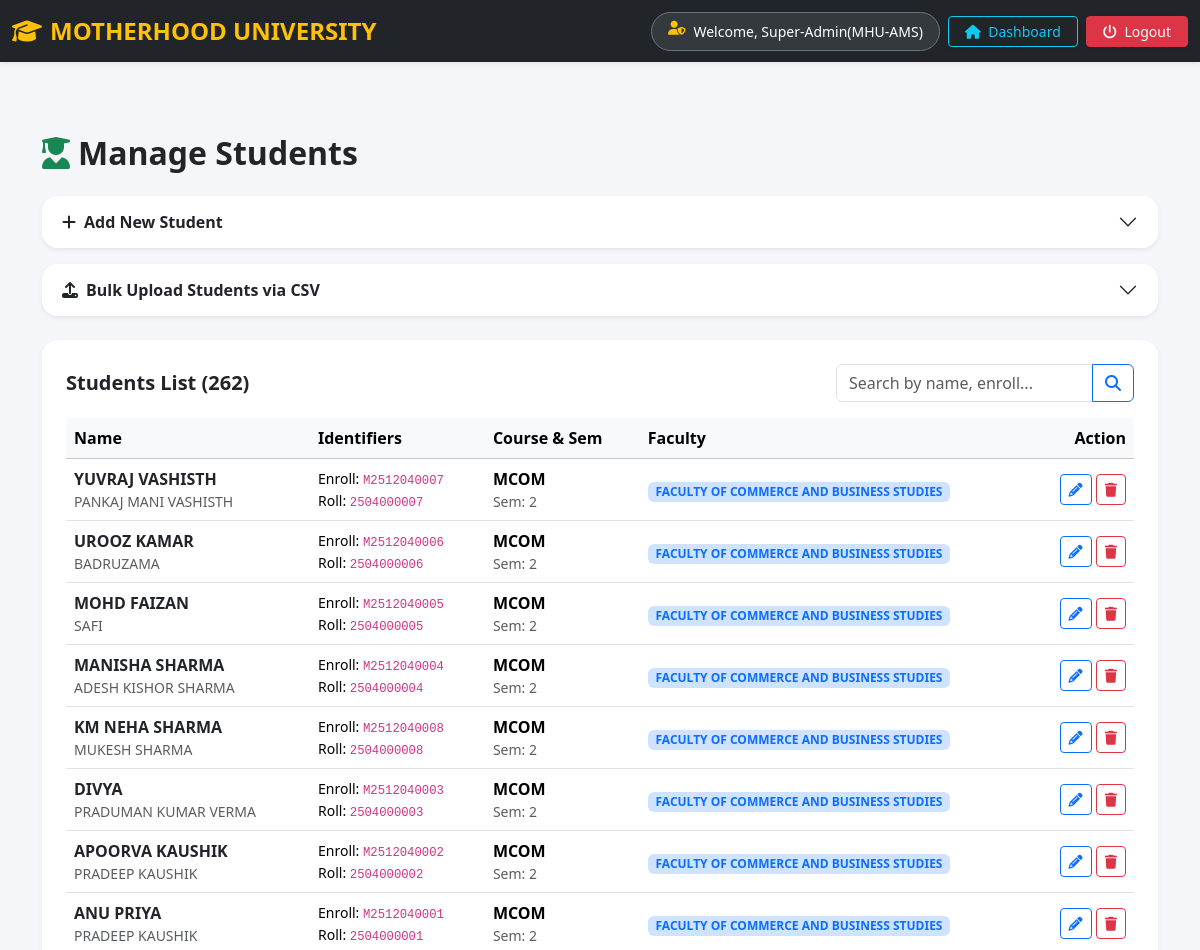
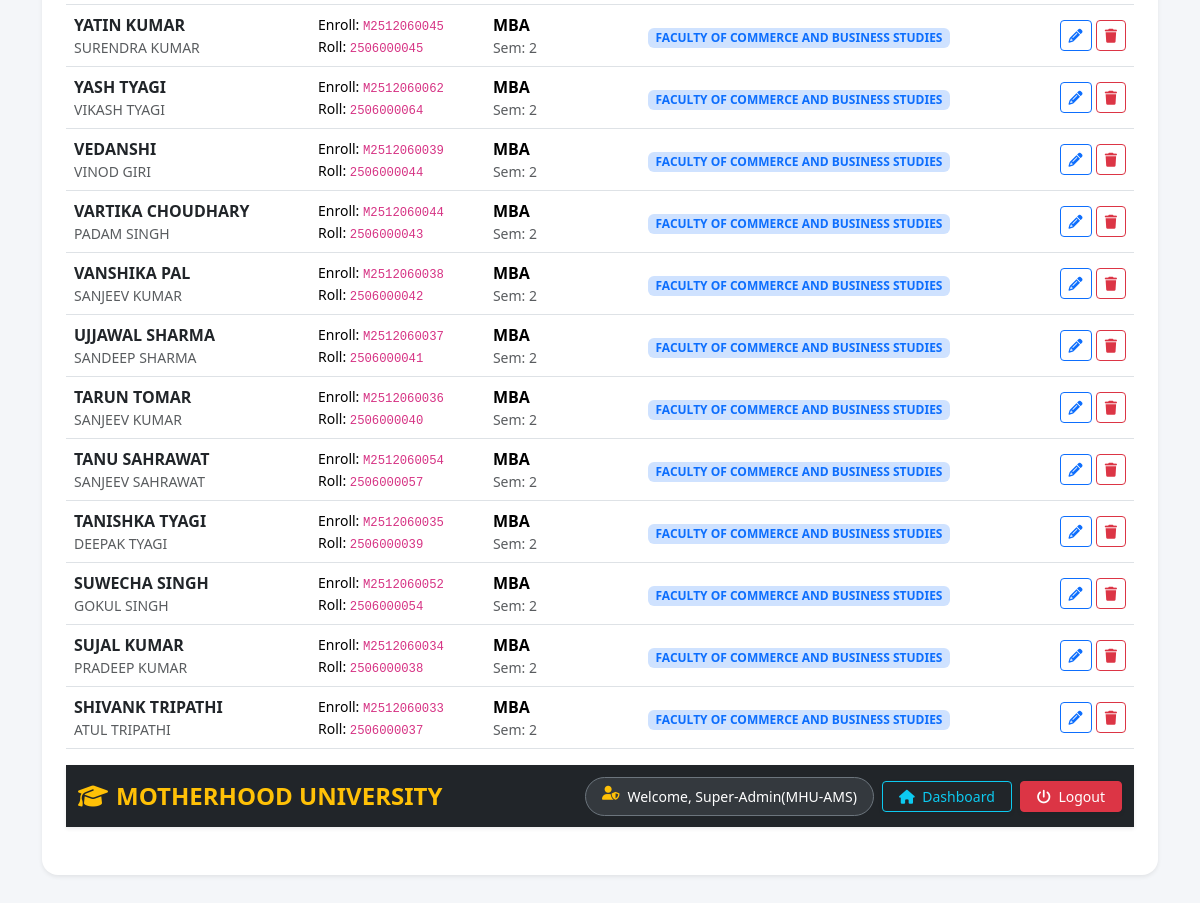
/admin/manage_students.php (signed in), run on the app's committed database (2 pictures, top to bottom).
### tables this page shows
CREATE TABLE `students` (
  `id` int(11) NOT NULL,
  `name` varchar(122) NOT NULL,
  `father_name` varchar(77) NOT NULL,
  `roll_number` varchar(122) NOT NULL,
  `enrollment_number` varchar(100) DEFAULT NULL,
  `faculty` varchar(111) NOT NULL,
  `course` varchar(111) NOT NULL,
  `section` varchar(11) NOT NULL,
  `year` int(11) NOT NULL,
  `sem` int(11) NOT NULL,
  `date_of_admission` date NOT NULL,
  `session` varchar(11) NOT NULL
);

### admin/manage_students.php (the view, shortened to what this page needs)
<?php
include "../db_connect.php";
$limit = 20;
$page = isset($_GET['page']) ? (int) $_GET['page'] : 1;
$offset = ($page - 1) * $limit;
$search_query = "";
$search_term = "";
$count_res = $conn->query("SELECT COUNT(id) as total FROM students $search_query");
$total_records = $count_res->fetch_assoc()['total'];
$total_pages = ceil($total_records / $limit);
$students_res = $conn->query("SELECT * FROM students $search_query ORDER BY id DESC LIMIT $limit OFFSET $offset");
$courses_res = $conn->query("SELECT DISTINCT course_name FROM courses_list ORDER BY course_name ASC");
$faculties_res = $conn->query("SELECT DISTINCT faculty_full_name FROM faculty ORDER BY faculty_full_name ASC");
$edit_data = null;
?>
<!doctype html>
<html lang="en">
<head>
    <link href="https://cdn.jsdelivr.net/npm/bootstrap@5.3.8/dist/css/bootstrap.min.css" rel="stylesheet">
    <link rel="stylesheet" href="https://cdnjs.cloudflare.com/ajax/libs/font-awesome/6.5.1/css/all.min.css" />
</head>
<body>
    <?php include 'admin_navbar.php'; ?>
    <main class="container py-5">
        <h2 class="fw-bold text-dark mb-4"><i class="fa-solid fa-user-graduate text-success me-2"></i>Manage Students
        </h2>
        <?php if ($edit_data):  ?>
            <div class="card border-0 shadow-sm p-4 rounded-4 bg-white mb-4">
                <div class="d-flex justify-content-between align-items-center mb-3">
                    <h5 class="fw-bold mb-0"><i class="fa-solid fa-pencil text-primary me-2"></i>Edit Student Record</h5>
                    <a href="manage_students.php" class="btn btn-sm btn-outline-secondary rounded-pill"><i
                            class="fa-solid fa-xmark me-1"></i> Cancel Edit</a>
                </div>
                <form method="POST" action="manage_students.php">
                    <input type="hidden" name="student_id" value="<?= $edit_data['id'] ?>">
                    <div class="mb-3"><label class="form-label small fw-semibold">Student Name *</label><input type="text"
                            name="student_name" class="form-control" value="<?= htmlspecialchars($edit_data['name']) ?>"
                            required></div>
                    <div class="mb-3"><label class="form-label small fw-semibold">Father's Name</label><input type="text"
                            name="father_name" class="form-control"
                            value="<?= htmlspecialchars($edit_data['father_name'] ?? '') ?>"></div>
                    <div class="row g-2 mb-3">
                        <div class="col-md-6"><label class="form-label small fw-semibold">Enrollment No.</label><input
                                type="text" name="enrollment_number" class="form-control"
                                value="<?= htmlspecialchars($edit_data['enrollment_number'] ?? '') ?>"></div>
                        <div class="col-md-6"><label class="form-label small fw-semibold">Roll No.</label><input type="text"
                                name="roll_number" class="form-control"
                                value="<?= htmlspecialchars($edit_data['roll_number'] ?? '') ?>"></div>
                    </div>
                    <div class="row g-2 mb-3">
                        <div class="col-md-6">
                            <label class="form-label small fw-semibold">Course Name</label>
                            <select name="course_name" class="form-select">
                                <?php mysqli_data_seek($courses_res, 0);
                                while ($c = $courses_res->fetch_assoc()): ?>
                                    <option value="<?= htmlspecialchars($c['course_name']) ?>"
                                        <?= ($edit_data['course'] == $c['course_name']) ? 'selected' : '' ?>>
                                        <?= htmlspecialchars($c['course_name']) ?>
                                    </option>
                                <?php endwhile; ?>
                            </select>
                        </div>
                        <div class="col-md-6">
                            <label class="form-label small fw-semibold">Semester</label>
                            <select name="semester" class="form-select">
                                <?php for ($i = 1; $i <= 10; $i++): ?>
                                    <option value="<?= $i ?>" <?= ($edit_data['sem'] == $i) ? 'selected' : '' ?>><?= $i ?></option>
                                <?php endfor; ?>
                            </select>
                        </div>
                    </div>
                    <div class="mb-3">
                        <label class="form-label small fw-semibold">Faculty</label>
                        <select name="faculty_name" class="form-select" required>
                            <?php mysqli_data_seek($faculties_res, 0);
                            while ($f = $faculties_res->fetch_assoc()): ?>
                                <option value="<?= htmlspecialchars($f['faculty_full_name']) ?>"
                                    <?= ($edit_data['faculty'] == $f['faculty_full_name']) ? 'selected' : '' ?>>
                                    <?= htmlspecialchars($f['faculty_full_name']) ?>
                                </option>
                            <?php endwhile; ?>
                        </select>
                    </div>
                    <button type="submit" name="update_student"
                        class="btn btn-primary w-100 rounded-pill fw-semibold">Update Student</button>
                </form>
            </div>
        <?php else:  ?>
            <div class="accordion mb-4" id="studentFormsAccordion">
                <div class="accordion-item rounded-4 border-0 shadow-sm">
                    <h2 class="accordion-header">
                        <button class="accordion-button collapsed rounded-4 fw-semibold" type="button"
                            data-bs-toggle="collapse" data-bs-target="#collapseOne" aria-expanded="false"
                            aria-controls="collapseOne">
                            <i class="fa-solid fa-plus me-2"></i> Add New Student
                        </button>
                    </h2>
                </div>
                <div class="accordion-item mt-3 rounded-4 border-0 shadow-sm">
                    <h2 class="accordion-header">
                        <button class="accordion-button collapsed rounded-4 fw-semibold" type="button"
                            data-bs-toggle="collapse" data-bs-target="#collapseTwo" aria-expanded="false"
                            aria-controls="collapseTwo">
                            <i class="fa-solid fa-upload me-2"></i> Bulk Upload Students via CSV
                        </button>
                    </h2>
                </div>
            </div>
        <?php endif; ?>
        <div class="row">
            <div class="col-12">
                <div class="card border-0 shadow-sm p-4 rounded-4 bg-white">
                    <div class="d-flex flex-column flex-md-row justify-content-between align-items-md-center mb-3">
                        <h5 class="fw-bold mb-2 mb-md-0">Students List (<?= $total_records ?>)</h5>
                        <form method="GET" class="d-flex" style="max-width: 300px;">
                            <div class="input-group">
                                <input type="text" name="search" class="form-control"
                                    placeholder="Search by name, enroll..."
                                    value="<?= htmlspecialchars($search_term) ?>">
                                <button class="btn btn-outline-primary" type="submit"><i
                                        class="fa-solid fa-magnifying-glass"></i></button>
                            </div>
                        </form>
                    </div>
                    <div class="table-responsive">
                        <table class="table table-hover align-middle">
                            <thead class="table-light">
                                <tr>
                                    <th>Name</th>
                                    <th>Identifiers</th>
                                    <th>Course & Sem</th>
                                    <th>Faculty</th>
                                    <th class="text-end">Action</th>
                                </tr>
                            </thead>
                            <tbody>
                                <?php if ($students_res && $students_res->num_rows > 0): ?>
                                    <?php
                                    while ($row = $students_res->fetch_assoc()): ?>
                                        <tr>
                                            <td>
                                                <div class="fw-bold text-dark"><?= htmlspecialchars($row['name']) ?></div>
                                                <div class="small text-muted">
                                                    <?= htmlspecialchars($row['father_name'] ?? 'N/A') ?>
                                                </div>
                                            </td>
                                            <td>
                                                <div class="small">Enroll:
                                                    <code><?= htmlspecialchars($row['enrollment_number'] ?: 'N/A') ?></code>
                                                </div>
                                                <div class="small">Roll:
                                                    <code><?= htmlspecialchars($row['roll_number'] ?: 'N/A') ?></code>
                                                </div>
                                            </td>
                                            <td>
                                                <div class="fw-semibold"><?= htmlspecialchars($row['course'] ?? 'N/A') ?></div>
                                                <div class="small text-muted">Sem: <?= htmlspecialchars($row['sem'] ?? 'N/A') ?>
                                                </div>
                                            </td>
                                            <td><span
                                                    class="badge bg-primary-subtle text-primary fw-semibold"><?= htmlspecialchars($row['faculty'] ?? 'N/A') ?></span>
                                            </td>
                                            <td class="text-end">
                                                <a href="manage_students.php?edit_id=<?= $row['id'] ?>"
                                                    class="btn btn-sm btn-outline-primary" title="Edit Student"><i
                                                        class="fa-solid fa-pencil"></i></a>
                                                <a href="manage_students.php?delete_id=<?= $row['id'] ?>"
                                                    class="btn btn-sm btn-outline-danger"
                                                    onclick="return confirm('Delete student?');" title="Delete"><i
                                                        class="fa-solid fa-trash"></i></a>
                                            </td>
                                        </tr>
                                    <?php endwhile; ?>
                                <?php else: ?>
                                    <tr>
                                        <td colspan="5" class="text-center text-muted py-4">No students found.</td>
                                    </tr>
                                <?php endif; ?>
                            </tbody>
                        </table>
                    </div>
                    <?php if ($total_pages > 1): ?>
                        <?php include 'admin_navbar.php'; ?>
                    <?php endif; ?>
                </div>
            </div>
        </div>
    </main>
</body>
</html>

### admin/manage_students.php (style rules this page uses)
body { background-color: #f4f6f9; font-family: 'Segoe UI', system-ui, sans-serif; }

### data on the page
students: name "YUVRAJ VASHISTH", father_name "PANKAJ MANI VASHISTH", enrollment_number "M2512040007", roll_number "2504000007", course "MCOM", sem "2", faculty "FACULTY OF COMMERCE AND BUSINESS STUDIES"
students: name "UROOZ KAMAR", father_name "BADRUZAMA", enrollment_number "M2512040006", roll_number "2504000006", course "MCOM", sem "2", faculty "FACULTY OF COMMERCE AND BUSINESS STUDIES"
students: name "MOHD FAIZAN", father_name "SAFI", enrollment_number "M2512040005", roll_number "2504000005", course "MCOM", sem "2", faculty "FACULTY OF COMMERCE AND BUSINESS STUDIES"
students: name "MANISHA SHARMA", father_name "ADESH KISHOR SHARMA", enrollment_number "M2512040004", roll_number "2504000004", course "MCOM", sem "2", faculty "FACULTY OF COMMERCE AND BUSINESS STUDIES"
students: name "KM NEHA SHARMA", father_name "MUKESH SHARMA", enrollment_number "M2512040008", roll_number "2504000008", course "MCOM", sem "2", faculty "FACULTY OF COMMERCE AND BUSINESS STUDIES"
students: name "DIVYA", father_name "PRADUMAN KUMAR VERMA", enrollment_number "M2512040003", roll_number "2504000003", course "MCOM", sem "2", faculty "FACULTY OF COMMERCE AND BUSINESS STUDIES"
students: name "APOORVA KAUSHIK", father_name "PRADEEP KAUSHIK", enrollment_number "M2512040002", roll_number "2504000002", course "MCOM", sem "2", faculty "FACULTY OF COMMERCE AND BUSINESS STUDIES"
students: name "ANU PRIYA", father_name "PRADEEP KAUSHIK", enrollment_number "M2512040001", roll_number "2504000001", course "MCOM", sem "2", faculty "FACULTY OF COMMERCE AND BUSINESS STUDIES"
students: name "YATIN KUMAR", father_name "SURENDRA KUMAR", enrollment_number "M2512060045", roll_number "2506000045", course "MBA", sem "2", faculty "FACULTY OF COMMERCE AND BUSINESS STUDIES"
students: name "YASH TYAGI", father_name "VIKASH TYAGI", enrollment_number "M2512060062", roll_number "2506000064", course "MBA", sem "2", faculty "FACULTY OF COMMERCE AND BUSINESS STUDIES"
students: name "VEDANSHI", father_name "VINOD GIRI", enrollment_number "M2512060039", roll_number "2506000044", course "MBA", sem "2", faculty "FACULTY OF COMMERCE AND BUSINESS STUDIES"
students: name "VARTIKA CHOUDHARY", father_name "PADAM SINGH", enrollment_number "M2512060044", roll_number "2506000043", course "MBA", sem "2", faculty "FACULTY OF COMMERCE AND BUSINESS STUDIES"
students: name "VANSHIKA PAL", father_name "SANJEEV KUMAR", enrollment_number "M2512060038", roll_number "2506000042", course "MBA", sem "2", faculty "FACULTY OF COMMERCE AND BUSINESS STUDIES"
students: name "UJJAWAL SHARMA", father_name "SANDEEP SHARMA", enrollment_number "M2512060037", roll_number "2506000041", course "MBA", sem "2", faculty "FACULTY OF COMMERCE AND BUSINESS STUDIES"
students: name "TARUN TOMAR", father_name "SANJEEV KUMAR", enrollment_number "M2512060036", roll_number "2506000040", course "MBA", sem "2", faculty "FACULTY OF COMMERCE AND BUSINESS STUDIES"
students: name "TANU SAHRAWAT", father_name "SANJEEV SAHRAWAT", enrollment_number "M2512060054", roll_number "2506000057", course "MBA", sem "2", faculty "FACULTY OF COMMERCE AND BUSINESS STUDIES"
students: name "TANISHKA TYAGI", father_name "DEEPAK TYAGI", enrollment_number "M2512060035", roll_number "2506000039", course "MBA", sem "2", faculty "FACULTY OF COMMERCE AND BUSINESS STUDIES"
students: name "SUWECHA SINGH", father_name "GOKUL SINGH", enrollment_number "M2512060052", roll_number "2506000054", course "MBA", sem "2", faculty "FACULTY OF COMMERCE AND BUSINESS STUDIES"
students: name "SUJAL KUMAR", father_name "PRADEEP KUMAR", enrollment_number "M2512060034", roll_number "2506000038", course "MBA", sem "2", faculty "FACULTY OF COMMERCE AND BUSINESS STUDIES"
students: name "SHIVANK TRIPATHI", father_name "ATUL TRIPATHI", enrollment_number "M2512060033", roll_number "2506000037", course "MBA", sem "2", faculty "FACULTY OF COMMERCE AND BUSINESS STUDIES"

### other printed values
$nav_admin_name "Super-Admin(MHU-AMS) Super-Admin(MHU-AMS)"
$total_records "262"
